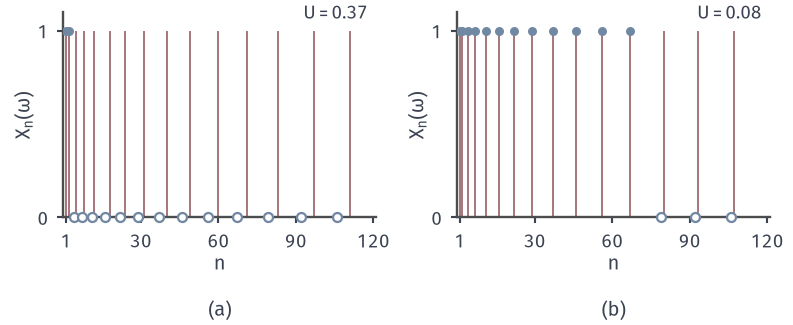

Here is the Python script that generated this plot:
from pathlib import Path
import sys
HERE = Path(__file__).resolve().parent
sys.path.insert(0, str(HERE.parent/'rvconv-common'))
from rvconv_fig import *
# Harmonic moving blocks X_n = 1{U in block}; subsequence n_k = k(k-1)/2 + 1 (first block of level k), X_{n_k} = 1{U < 1/k}.
# Full path n -> X_n(omega) (red stems where X_n = 1) and the subsequence values (blue dots, filled when 1, hollow when 0).
# (a) U = 0.37: subsequence is 1 for k = 1, 2 and 0 for k >= 3.  (b) U = 0.08: subsequence is 1 for k <= 12 and 0 for k >= 13.
fig, axes = figure(width_mm=112, height_mm=46, ncols=2)
panel(fig, left=.08, wspace=.26, bottom=.33)
info = {}
for ax, W in ((axes[0], .37), (axes[1], .08)):
    style(ax)
    nn = np.arange(1, 121)
    x = np.array([block_value(int(n), W) for n in nn])
    ones = nn[x == 1]
    ax.vlines(ones, 0, 1, color=RED, lw=.8)
    ks = np.arange(1, 16); nk = ks*(ks - 1)//2 + 1
    v = (W < 1/ks).astype(float)
    ax.plot(nk[v == 1], v[v == 1], 'o', color=BLUE, ms=3.6, mew=0, zorder=5)
    ax.plot(nk[v == 0], v[v == 0], 'o', mfc='white', mec=BLUE, ms=3.6, mew=.9, zorder=5, clip_on=False)
    ax.set_xlim(0, 121); ax.set_ylim(0, 1.1); ax.set_yticks([0, 1]); ax.set_xticks([1, 30, 60, 90, 120])
    axlab(ax, '$n$', r'$X_n(\omega)$')
    lab(ax, 118, 1.04, r'$U=%.2f$' % W, INK, ha='right', va='bottom')
    info[W] = {'ones': [int(o) for o in ones], 'subsequence_last_one_k': int(ks[v == 1].max())}
tags(fig, axes)
save(fig, HERE, 'figure', info)
